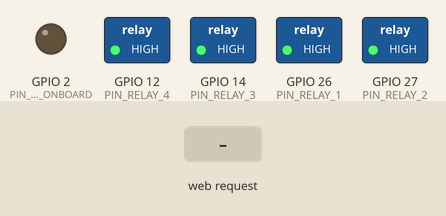
Simulated run of this sketch. Board: ESP32. Parts: switched loads named in the sketch (green lamp = pin HIGH), output pins drawn as LEDs (lit = HIGH). The inputs (shaded band) are chosen by the test bench. WiFi joins after 1.5 s; servers stay silent unless stated; what the sketch prints to the serial monitor is not drawn.

Above: at 5.2 s.
5.3 s: HTTP request GET /led?state=on received
At 6.0 s:
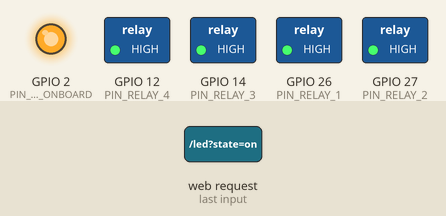
6.8 s: HTTP request GET /led?state=off received
At 7.2 s:
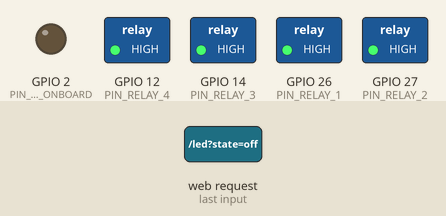
8.3 s: HTTP request GET /relay?state=1&ch=1&power=1 received
At 9.5 s:
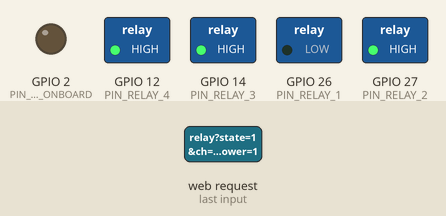
9.8 s: HTTP request GET /led?state=true received
At 10.7 s:
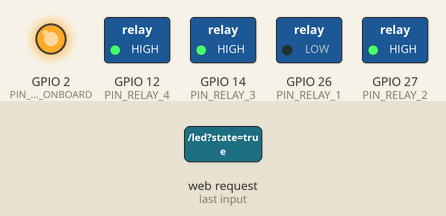
Timing chart, 0 to 12.8 s (numbered marks = the images above; inputs shaded):
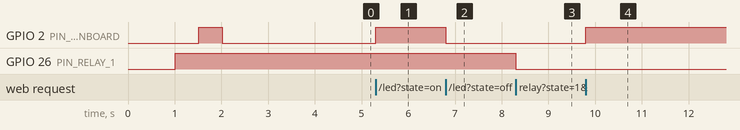

Measured:
- after the input at 5.3 s, GPIO 2 (PIN_LED_ONBOARD): LOW → HIGH at once
- after the input at 6.8 s, GPIO 2 (PIN_LED_ONBOARD): HIGH → LOW at once
- after the input at 8.3 s, GPIO 26 (PIN_RELAY_1): HIGH → LOW at once
- after the input at 9.8 s, GPIO 2 (PIN_LED_ONBOARD): LOW → HIGH at once

The sketch:

esp32_smart_home.ino
```cpp
/*
 * ======================================================================================
 * AI-Powered Smart Home Voice Hub - ESP32 Firmware
 * Hardware: ESP32 DevKit V1 (30 or 38 pin)
 *
 * Features:
 *   - Wi-Fi & mDNS Discovery ("esp32-smarthome.local")
 *   - High-Speed REST HTTP API & JSON responses
 *   - Onboard Status LED (GPIO 2) - Instant testing with NO external components!
 *   - 4-Channel Relay Control (GPIO 26, GPIO 27, GPIO 14, GPIO 12)
 *   - Simulated AC Climate & Window/Curtain Position State Engine
 *   - Dual-Mode: Wi-Fi HTTP + Serial/Bluetooth fallback for USB COM port control
 * ======================================================================================
 */

#include <WiFi.h>
#include <WebServer.h>
#include <ESPmDNS.h>
#include <ArduinoJson.h> // If available; fallback implemented with clean manual JSON string

// --- WI-FI CONFIGURATION ---
// Replace with your home Wi-Fi network credentials:
const char* DEFAULT_SSID = "YOUR_WIFI_SSID";
const char* DEFAULT_PASS = "YOUR_WIFI_PASSWORD";

// Hostname for mDNS (Accessible at http://esp32-smarthome.local)
const char* MDNS_HOSTNAME = "esp32-smarthome";

// --- PIN DEFINITIONS ---
#define PIN_LED_ONBOARD   2   // ESP32 built-in Blue LED for instant testing
#define PIN_RELAY_1       26  // Relay Channel 1: Living Room / Reception Light
#define PIN_RELAY_2       27  // Relay Channel 2: Bedroom Light / Lamp
#define PIN_RELAY_3       14  // Relay Channel 3: Fan / Appliance
#define PIN_RELAY_4       12  // Relay Channel 4: Auxiliary / TV Socket

// Set to true if your relay module is Active-LOW (most 4-ch relay modules are Active-LOW)
const bool RELAY_ACTIVE_LOW = true;

// Web Server running on port 80
WebServer server(80);

// State tracking
bool state_led = false;
bool state_relays[4] = {false, false, false, false};
int state_ac_temp = 22;
String state_ac_mode = "cool";
bool state_ac_power = false;
int state_window_pos = 0; // 0 = Closed, 100 = Fully Open

// Helper to write to relay pin accounting for Active-LOW / Active-HIGH
void setRelay(int chIndex, bool state) {
  if (chIndex < 0 || chIndex >= 4) return;
  state_relays[chIndex] = state;
  int pin = (chIndex == 0) ? PIN_RELAY_1 :
            (chIndex == 1) ? PIN_RELAY_2 :
            (chIndex == 2) ? PIN_RELAY_3 : PIN_RELAY_4;

  digitalWrite(pin, RELAY_ACTIVE_LOW ? (!state ? HIGH : LOW) : (state ? HIGH : LOW));
}

void setLED(bool state) {
  state_led = state;
  digitalWrite(PIN_LED_ONBOARD, state ? HIGH : LOW);
}

// Format JSON response
String getStatusJson() {
  String json = "{";
  json += "\"status\":\"ok\",";
  json += "\"device\":\"ESP32-SmartHome-Hub\",";
  json += "\"ip\":\"" + WiFi.localIP().toString() + "\",";
  json += "\"uptime_ms\":" + String(millis()) + ",";
  json += "\"rssi\":" + String(WiFi.RSSI()) + ",";
  json += "\"led\":" + String(state_led ? "true" : "false") + ",";
  json += "\"relays\":[";
  for (int i = 0; i < 4; i++) {
    json += String(state_relays[i] ? "true" : "false");
    if (i < 3) json += ",";
  }
  json += "],";
  json += "\"ac\":{";
  json += "\"power\":" + String(state_ac_power ? "true" : "false") + ",";
  json += "\"temp\":" + String(state_ac_temp) + ",";
  json += "\"mode\":\"" + state_ac_mode + "\"";
  json += "},";
  json += "\"window_curtain\":{\"position\":" + String(state_window_pos) + "}";
  json += "}";
  return json;
}

void sendCORS() {
  server.sendHeader("Access-Control-Allow-Origin", "*");
  server.sendHeader("Access-Control-Allow-Methods", "GET, POST, OPTIONS");
  server.sendHeader("Access-Control-Allow-Headers", "Content-Type");
}

void handleStatus() {
  sendCORS();
  server.send(200, "application/json", getStatusJson());
}

void handleLED() {
  sendCORS();
  if (server.hasArg("state")) {
    String st = server.arg("state");
    st.toLowerCase();
    if (st == "on" || st == "1" || st == "true") {
      setLED(true);
    } else if (st == "off" || st == "0" || st == "false") {
      setLED(false);
    } else if (st == "toggle") {
      setLED(!state_led);
    }
  }
  server.send(200, "application/json", getStatusJson());
}

void handleRelay() {
  sendCORS();
  if (server.hasArg("ch")) {
    int ch = server.arg("ch").toInt(); // 1 to 4
    if (ch >= 1 && ch <= 4) {
      int idx = ch - 1;
      if (server.hasArg("state")) {
        String st = server.arg("state");
        st.toLowerCase();
        if (st == "on" || st == "1" || st == "true") {
          setRelay(idx, true);
        } else if (st == "off" || st == "0" || st == "false") {
          setRelay(idx, false);
        } else if (st == "toggle") {
          setRelay(idx, !state_relays[idx]);
        }
      }
    }
  }
  server.send(200, "application/json", getStatusJson());
}

void handleAC() {
  sendCORS();
  if (server.hasArg("power")) {
    String p = server.arg("power");
    p.toLowerCase();
    state_ac_power = (p == "on" || p == "1" || p == "true");
  }
  if (server.hasArg("temp")) {
    int t = server.arg("temp").toInt();
    if (t >= 16 && t <= 30) state_ac_temp = t;
  }
  if (server.hasArg("mode")) {
    state_ac_mode = server.arg("mode");
  }
  server.send(200, "application/json", getStatusJson());
}

void handleWindow() {
  sendCORS();
  if (server.hasArg("pos")) {
    int pos = server.arg("pos").toInt();
    if (pos >= 0 && pos <= 100) state_window_pos = pos;
  }
  server.send(200, "application/json", getStatusJson());
}

void handleRoot() {
  sendCORS();
  String html = "<!DOCTYPE html><html><head><title>ESP32 Smart Home</title></head>";
  html += "<body style='font-family:sans-serif; background:#121212; color:#fff; padding:20px;'>";
  html += "<h2>ESP32 Smart Home Voice Hub Companion</h2>";
  html += "<p>Status: <b>Online</b></p>";
  html += "<p>Endpoints available:</p>";
  html += "<ul>";
  html += "<li><a href='/status' style='color:#4fc3f7'>/status</a></li>";
  html += "<li><a href='/led?state=toggle' style='color:#4fc3f7'>/led?state=toggle</a></li>";
  html += "<li><a href='/relay?ch=1&state=toggle' style='color:#4fc3f7'>/relay?ch=1&state=toggle</a></li>";
  html += "<li><a href='/ac?power=on&temp=22' style='color:#4fc3f7'>/ac?power=on&temp=22</a></li>";
  html += "<li><a href='/window?pos=100' style='color:#4fc3f7'>/window?pos=100</a></li>";
  html += "</ul></body></html>";
  server.send(200, "text/html", html);
}

// Process commands sent over USB Serial or Bluetooth Serial
void processSerialCommand(String cmd) {
  cmd.trim();
  cmd.toUpperCase();
  if (cmd == "STATUS") {
    Serial.println(getStatusJson());
  } else if (cmd == "LED:ON") {
    setLED(true);
    Serial.println(getStatusJson());
  } else if (cmd == "LED:OFF") {
    setLED(false);
    Serial.println(getStatusJson());
  } else if (cmd == "LED:TOGGLE") {
    setLED(!state_led);
    Serial.println(getStatusJson());
  } else if (cmd.startsWith("RELAY:")) {
    // Expected format: RELAY:1:ON or RELAY:2:OFF
    int firstColon = cmd.indexOf(':');
    int secondColon = cmd.indexOf(':', firstColon + 1);
    if (firstColon != -1 && secondColon != -1) {
      int ch = cmd.substring(firstColon + 1, secondColon).toInt();
      String action = cmd.substring(secondColon + 1);
      if (ch >= 1 && ch <= 4) {
        if (action == "ON" || action == "1") setRelay(ch - 1, true);
        else if (action == "OFF" || action == "0") setRelay(ch - 1, false);
        else if (action == "TOGGLE") setRelay(ch - 1, !state_relays[ch - 1]);
      }
      Serial.println(getStatusJson());
    }
  }
}

void setup() {
  Serial.begin(115200);
  delay(1000);
  Serial.println("\n\n==========================================");
  Serial.println("Starting ESP32 Smart Home Voice Hub Node...");
  Serial.println("==========================================");

  // Initialize GPIO pins
  pinMode(PIN_LED_ONBOARD, OUTPUT);
  pinMode(PIN_RELAY_1, OUTPUT);
  pinMode(PIN_RELAY_2, OUTPUT);
  pinMode(PIN_RELAY_3, OUTPUT);
  pinMode(PIN_RELAY_4, OUTPUT);

  // Initial states (All OFF)
  setLED(false);
  for (int i = 0; i < 4; i++) {
    setRelay(i, false);
  }

  // Connect to Wi-Fi
  Serial.print("Connecting to Wi-Fi SSID: ");
  Serial.println(DEFAULT_SSID);
  WiFi.mode(WIFI_STA);
  WiFi.begin(DEFAULT_SSID, DEFAULT_PASS);

  int attempts = 0;
  while (WiFi.status() != WL_CONNECTED && attempts < 20) {
    delay(500);
    Serial.print(".");
    // Blink LED during connection attempt
    digitalWrite(PIN_LED_ONBOARD, !digitalRead(PIN_LED_ONBOARD));
    attempts++;
  }

  digitalWrite(PIN_LED_ONBOARD, LOW); // Turn off after connection

  if (WiFi.status() == WL_CONNECTED) {
    Serial.println("\n[SUCCESS] Wi-Fi Connected!");
    Serial.print("IP Address: ");
    Serial.println(WiFi.localIP());

    // Start mDNS Responder
    if (MDNS.begin(MDNS_HOSTNAME)) {
      Serial.print("mDNS responder started: http://");
      Serial.print(MDNS_HOSTNAME);
      Serial.println(".local");
      MDNS.addService("http", "tcp", 80);
    }
  } else {
    Serial.println("\n[WARNING] Wi-Fi connection timed out. Running in Serial / AP fallback mode.");
  }

  // Define HTTP REST Routes
  server.on("/", HTTP_GET, handleRoot);
  server.on("/status", HTTP_GET, handleStatus);
  server.on("/led", HTTP_GET, handleLED);
  server.on("/relay", HTTP_GET, handleRelay);
  server.on("/ac", HTTP_GET, handleAC);
  server.on("/window", HTTP_GET, handleWindow);

  server.begin();
  Serial.println("HTTP Server started on port 80");
}

void loop() {
  server.handleClient();

  // Process incoming USB Serial commands
  if (Serial.available()) {
    String cmd = Serial.readStringUntil('\n');
    processSerialCommand(cmd);
  }
}
```
